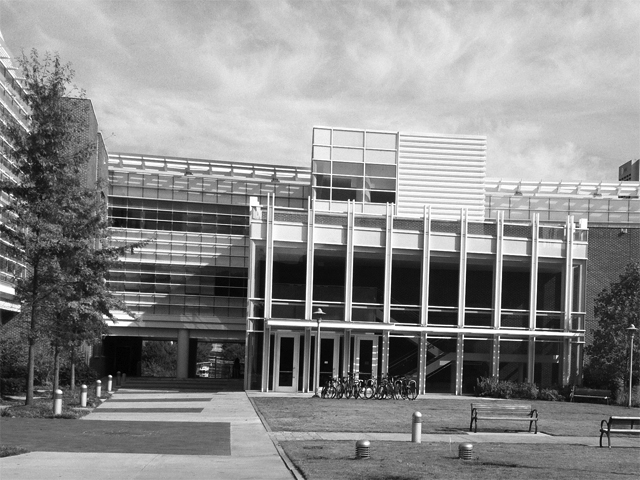
#> input picture Introduction to Computer Vision - Udacity/ps4/ps4/transA.jpg, 640 x 480 px
$ python ps4.py   (older library calls are emulated)
#> lines starting #> are read from the running program, lines starting #| are printed output that depends on the picture
import operator
import numpy as np
from cv2 import cv2
import math


def calculate_derivatives(image, ksize):
    grad_x = cv2.Sobel(image, cv2.CV_32F, 1, 0, ksize=ksize)
    grad_y = cv2.Sobel(image, cv2.CV_32F, 0, 1, ksize=ksize)

    return grad_x, grad_y


# [11 lines left out: function generate_gradient_pair_images, not called in this run]


def ps4_1_a():
    generate_gradient_pair_images('transA.jpg', 'output/ps4-1-a-1.jpg')
    generate_gradient_pair_images('simA.jpg', 'output/ps4-1-a-2.jpg')


# [6 lines left out: function get_gaussian_kernel_matrix, not called in this run]


def get_window_in_image(image, x_center_index, y_center_index, half_window_size):
    return image[x_center_index - half_window_size: x_center_index + half_window_size + 1,
           y_center_index - half_window_size: y_center_index + half_window_size + 1]


# [80 lines left out: functions sum_gaussian_kernel_in_window, create_R, ps4_1_b, threshold_and_non_maximal_suppression, ps_1_c, not called in this run]


def calculate_angle_image(grad_x_image, grad_y_image):
    angle_image = np.zeros_like(grad_x_image)

    for x_index in range(grad_x_image.shape[0]):
        for y_index in range(grad_x_image.shape[1]):
            y_grad_value = grad_y_image[x_index, y_index]
            x_grad_value = grad_x_image[x_index, y_index]

            angle_image[x_index, y_index] = math.atan2(y_grad_value, x_grad_value)

    return angle_image


def generate_key_points(source_image, harris_corners_image):
    grad_x, grad_y = calculate_derivatives(source_image, 11)
    angle_image = calculate_angle_image(grad_x, grad_y)

    threshold_value = 0.25 * harris_corners_image.max()
    _, harris_corners_image = cv2.threshold(harris_corners_image, threshold_value, 255, cv2.THRESH_BINARY)

    coordinates_indices_seperated = np.where(harris_corners_image == 255)
    coordinates = zip(coordinates_indices_seperated[0], coordinates_indices_seperated[1])

    key_points = []

    for (x_index, y_index) in coordinates:
        angle = angle_image[x_index, y_index]
        key_point = cv2.KeyPoint(float(y_index), float(x_index), size=20, angle=angle, octave=0)
        key_points.append(key_point)

    return key_points


# [134 lines left out: functions get_image_of_key_points_with_angle, ps4_2_a, create_matching_image, ps4_2_b, calculate_consensus_set_by_match, find_consensus_set, not called in this run]


def ps4_3_a():
    transA = cv2.imread('transA.jpg', cv2.IMREAD_GRAYSCALE)
#> transA is the input picture: shape (480, 640); min 0, max 255, mean 139
    transB = cv2.imread('transB.jpg', cv2.IMREAD_GRAYSCALE)
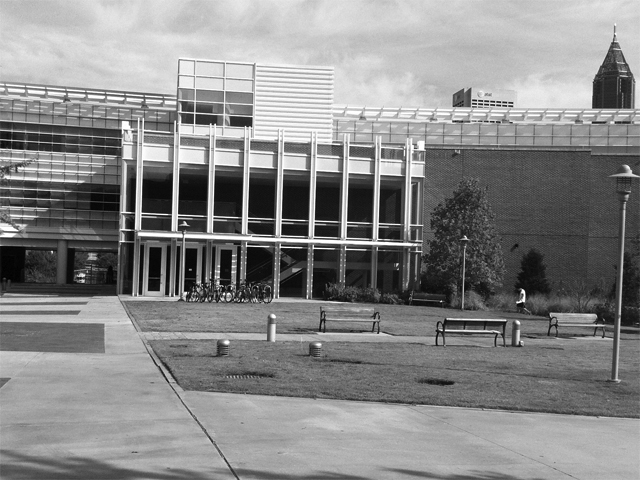
#> input picture Introduction to Computer Vision - Udacity/ps4/ps4/transB.jpg, 640 x 480 px
#> transB is the input picture: shape (480, 640); min 0, max 255, mean 135.6

    transA_harris_corners_image = cv2.imread('output/ps4-1-c-1.jpg', cv2.IMREAD_GRAYSCALE)
    transB_harris_corners_image = cv2.imread('output/ps4-1-c-2.jpg', cv2.IMREAD_GRAYSCALE)

    # Get key points
    transA_key_points = generate_key_points(transA, transA_harris_corners_image)
#> in calculate_derivatives, `grad_x = cv2.Sobel(image, cv2.CV_32F, 1, 0, ksize=ksize)`:
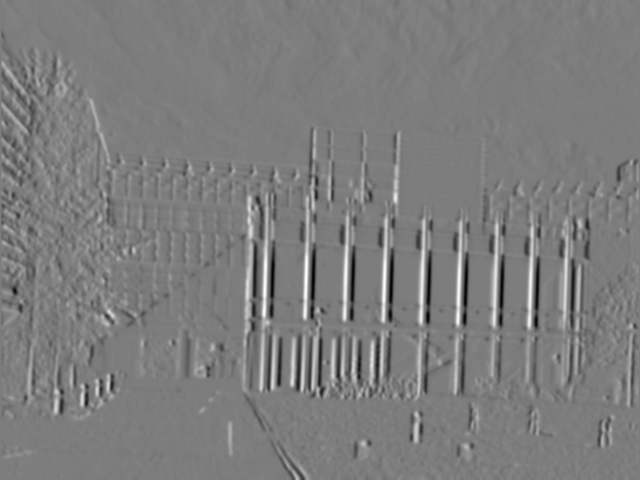
#> grad_x: shape (480, 640) float32; min -26355222, max 27282320, mean 3378.1; drawn with min black and max white
#> in calculate_derivatives, `grad_y = cv2.Sobel(image, cv2.CV_32F, 0, 1, ksize=ksize)`:
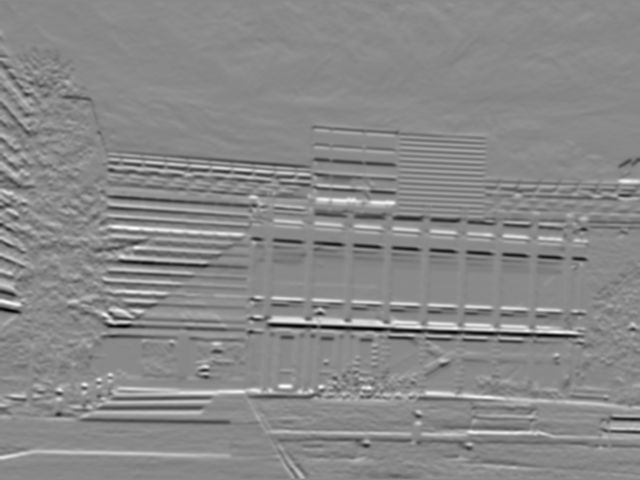
#> grad_y: shape (480, 640) float32; min -26518520, max 22679310, mean -56816; drawn with min black and max white
#> after the loop in calculate_angle_image, `for x_index in range(grad_x_image.shape[0]):`:
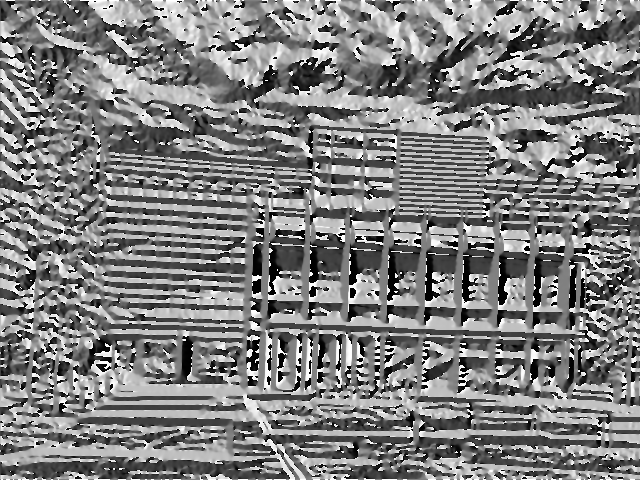
#> angle_image: shape (480, 640) float32; min -3.14, max 3.14, mean 0.011; drawn with min black and max white
    transB_key_points = generate_key_points(transB, transB_harris_corners_image)

    # Initialize SIFT
    sift = cv2.SIFT_create()

    #   Extracting SIFT descriptors for both images
    points_transA, descriptors_transA = sift.compute(transA, transA_key_points)
    points_transB, descriptors_transB = sift.compute(transB, transB_key_points)

    #   Initialize matcher
    bfm = cv2.BFMatcher()
    matches = bfm.match(descriptors_transA, descriptors_transB)

    consensus_set = find_consensus_set(matches, points_transA, points_transB)

    matched_image = np.array([])
    # draw matches with biggest consensus
    matched_image = cv2.drawMatches(transA, points_transA, transB, points_transB, consensus_set,
                                    flags=2, outImg=matched_image)

    cv2.imwrite('output/ps4-3-a-1.png', matched_image)
    # cv2.imshow('image', matched_image)
    # cv2.waitKey(0)


#> (the run stopped early here; a loop or call above may not have finished)
